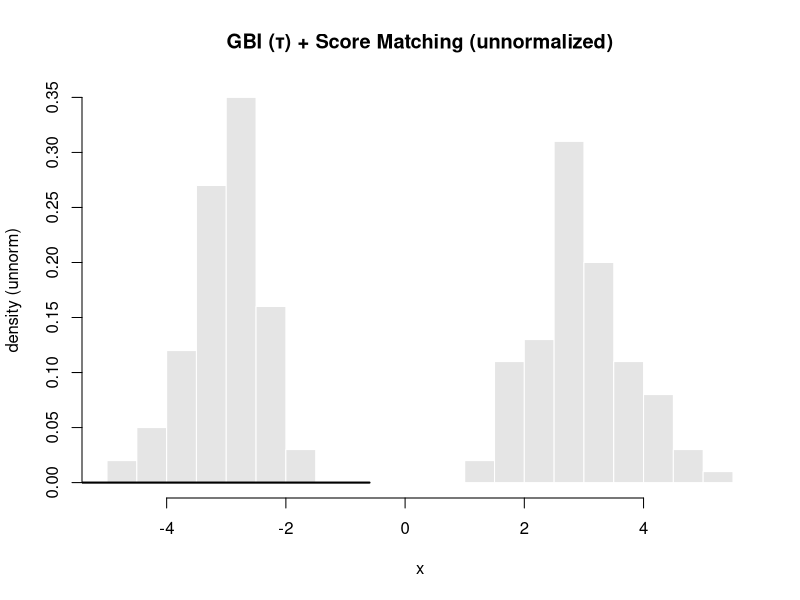

R code for this plot:
## ---- chunk 1
knitr::opts_chunk$set(
  echo = TRUE, message = FALSE, warning = FALSE, fig.width = 7, fig.height = 4.5
)
## ---- chunk 2
safe_chol <- function(M) {
  base <- mean(diag(M))
  eps  <- if (is.finite(base) && base > 0) 1e-10 * base else 1e-10
  for (k in 0:8) {
    out <- try(chol(M + diag(eps, nrow(M))), silent = TRUE)
    if (!inherits(out, "try-error")) return(out)
    eps <- eps * 10
  }
  stop("Cholesky failed. Matrix might be ill-conditioned.")
}

chol_solve <- function(L, B) {
  y <- forwardsolve(t(L), B, upper.tri = FALSE, transpose = FALSE)
  x <- backsolve(L, y, transpose = FALSE)
  x
}

logdet_from_chol <- function(L) 2 * sum(log(diag(L)))
## ---- chunk 3
rbf_kernel <- function(X, sigma) {
  D2 <- as.matrix(dist(X, method = "euclidean"))^2
  exp(- D2 / (2 * sigma^2))
}

grad_k_at <- function(x_t, X, sigma) {
  diff <- matrix(x_t, nrow = nrow(X), ncol = ncol(X), byrow = TRUE) - X
  r2   <- rowSums(diff^2)
  kvec <- exp(- r2 / (2 * sigma^2))
  Gcols <- - (diff / sigma^2) * kvec
  t(Gcols)
}

laplacian_k_at <- function(x_t, X, sigma) {
  d <- ncol(X)
  diff <- matrix(x_t, nrow = nrow(X), ncol = ncol(X), byrow = TRUE) - X
  r2 <- rowSums(diff^2)
  kvec <- exp(- r2 / (2 * sigma^2))
  (-d / sigma^2 + r2 / sigma^4) * kvec
}

# sigma-derivatives
dK_dsigma <- function(X, sigma, K_precomp = NULL) {
  if (is.null(K_precomp)) K_precomp <- rbf_kernel(X, sigma)
  D2 <- as.matrix(dist(X, method = "euclidean"))^2
  K_precomp * (D2 / sigma^3)
}

dgrad_k_dsigma_at <- function(x_t, X, sigma) {
  diff <- matrix(x_t, nrow = nrow(X), ncol = ncol(X), byrow = TRUE) - X
  r2   <- rowSums(diff^2)
  kvec <- exp(- r2 / (2 * sigma^2))
  factor <- (2 / sigma^3) - (r2 / sigma^5)
  Gsig_cols <- diff * (kvec * factor)
  t(Gsig_cols)
}

dlap_k_dsigma_at <- function(x_t, X, sigma) {
  d <- ncol(X)
  diff <- matrix(x_t, nrow = nrow(X), ncol = ncol(X), byrow = TRUE) - X
  r2 <- rowSums(diff^2)
  kvec <- exp(- r2 / (2 * sigma^2))
  kvec * ( (2*d)/sigma^3 - ((d+4)*r2)/sigma^5 + (r2^2)/sigma^7 )
}
## ---- chunk 4
build_mats <- function(X, sigma) {
  Tn <- nrow(X)
  K <- rbf_kernel(X, sigma)
  H <- matrix(0, Tn, Tn)
  b <- numeric(Tn)
  for (t in 1:Tn) {
    Gt <- grad_k_at(X[t, , drop = FALSE], X, sigma)
    H  <- H + crossprod(Gt)
    b  <- b + laplacian_k_at(X[t, , drop = FALSE], X, sigma)
  }
  H <- H / Tn
  list(K = K, H = H, b = b)
}

build_sigma_derivs <- function(X, sigma, K = NULL) {
  Tn <- nrow(X)
  if (is.null(K)) K <- rbf_kernel(X, sigma)
  dK <- dK_dsigma(X, sigma, K)
  dH <- matrix(0, Tn, Tn)
  db <- numeric(Tn)
  for (t in 1:Tn) {
    dGt <- dgrad_k_dsigma_at(X[t, , drop = FALSE], X, sigma)
    dH  <- dH + crossprod(dGt)
    db  <- db + dlap_k_dsigma_at(X[t, , drop = FALSE], X, sigma)
  }
  dH <- dH / Tn
  list(dK = dK, dH = dH, db = db)
}
## ---- chunk 5
elbo_gbi_value <- function(K, H, b, lambda, tau, epsilon) {
  Tn <- length(b)
  Q <- lambda * K + diag(epsilon, Tn)
  R <- tau * H + Q
  LQ <- safe_chol(Q)
  LR <- safe_chol(R)
  prior_term <- 0.5 * logdet_from_chol(LQ)
  post_term  <- -0.5 * logdet_from_chol(LR)
  Rinv_b <- chol_solve(LR, b)
  fit_term  <- 0.5 * (tau^2 / Tn^2) * as.numeric(crossprod(b, Rinv_b))
  prior_term + post_term + fit_term
}

# dL/dlambda: Q -> Q + dQ, R -> R + dQ, with dQ = K
grad_lambda_gbi <- function(K, H, b, lambda, tau, epsilon) {
  Tn <- length(b)
  Q <- lambda * K + diag(epsilon, Tn)
  R <- tau * H + Q
  LQ <- safe_chol(Q)
  LR <- safe_chol(R)

  XQ <- chol_solve(LQ, K)  # Q^{-1} K
  tr1 <- sum(diag(XQ))
  XR <- chol_solve(LR, K)  # R^{-1} K
  tr2 <- sum(diag(XR))

  Rinv_b <- chol_solve(LR, b)
  quad <- as.numeric(crossprod(Rinv_b, K %*% Rinv_b))

  0.5 * tr1 - 0.5 * tr2 - 0.5 * (tau^2 / Tn^2) * quad
}

# dL/dtau: R -> R + (d tau) H, and fit term has tau^2 factor
grad_tau_gbi <- function(K, H, b, lambda, tau, epsilon) {
  Tn <- length(b)
  Q <- lambda * K + diag(epsilon, Tn)
  R <- tau * H + Q
  LR <- safe_chol(R)

  XR <- chol_solve(LR, H)  # R^{-1} H
  tr_Rinv_H <- sum(diag(XR))

  Rinv_b <- chol_solve(LR, b)
  bRinvb <- as.numeric(crossprod(b, Rinv_b))
  quad_H  <- as.numeric(crossprod(Rinv_b, H %*% Rinv_b))

  # d/dtau [ -0.5 log|R| + 0.5 (tau^2/T^2) b^T R^{-1} b ]
  -0.5 * tr_Rinv_H + (tau / Tn^2) * bRinvb - 0.5 * (tau^2 / Tn^2) * quad_H
}

# dL/dsigma via dK, dH, db and dR = tau dH + dQ (with dQ = lambda dK)
grad_sigma_gbi <- function(K, H, b, lambda, tau, epsilon, dK, dH, db) {
  Tn <- length(b)
  Q <- lambda * K + diag(epsilon, Tn)
  R <- tau * H + Q
  LQ <- safe_chol(Q)
  LR <- safe_chol(R)

  dQ <- lambda * dK
  dR <- tau * dH + dQ

  XQ <- chol_solve(LQ, dQ)            # Q^{-1} dQ
  tr_Qinv_dQ <- sum(diag(XQ))
  XR <- chol_solve(LR, dR)            # R^{-1} dR
  tr_Rinv_dR <- sum(diag(XR))

  Rinv_b <- chol_solve(LR, b)
  term1  <- sum(db * Rinv_b)
  tmp    <- chol_solve(LR, dR %*% Rinv_b)
  term2  <- as.numeric(crossprod(b, tmp))

  0.5 * tr_Qinv_dQ - 0.5 * tr_Rinv_dR + (tau^2 / (2 * Tn^2)) * (2 * term1 - term2)
}
## ---- chunk 6
solve_posterior_gbi <- function(H, K, b, lambda, tau, epsilon, Tn) {
  Q <- lambda * K + diag(epsilon, Tn)
  R <- tau * H + Q
  LR <- safe_chol(R)
  Rinv_b <- chol_solve(LR, b)
  m <- - (tau / Tn) * Rinv_b
  list(m = m, cholR = LR)
}

predict_f <- function(fit, Xnew) {
  Xnew <- as.matrix(Xnew)
  if (isTRUE(fit$standardize)) {
    Xnew <- sweep(Xnew, 2, fit$x_center, "-")
    Xnew <- sweep(Xnew, 2, fit$x_scale,  "/")
  }
  Tn <- nrow(fit$X)
  out <- matrix(0, nrow(Xnew), Tn)
  for (i in 1:nrow(Xnew)) {
    diff <- sweep(fit$X, 2, Xnew[i, ], FUN = "-")
    r2 <- rowSums(diff^2)
    out[i, ] <- exp(- r2 / (2 * fit$sigma^2))
  }
  as.numeric(out %*% fit$m)
}

predict_unnorm_density <- function(fit, Xnew) exp(predict_f(fit, Xnew))
## ---- chunk 7
fit_gbi <- function(X,
                    sigma_init = NULL,
                    lambda_init = 1.0,
                    tau_init = 1.0,
                    epsilon = 1e-6,
                    max_iter = 200,
                    tol = 1e-4,
                    step_sigma = 0.2,
                    step_lambda = 0.2,
                    step_tau = 0.2,
                    verbose = TRUE,
                    standardize = TRUE,
                    sigma_clip_factor = c(0.2, 5.0),
                    lambda_bounds = c(1e-8, 1e6),
                    tau_bounds = c(1e-3, 1e3)) {
  X <- as.matrix(X)
  Tn <- nrow(X); d <- ncol(X)

  # standardize
  x_center <- rep(0, d); x_scale <- rep(1, d)
  if (standardize) {
    x_center <- colMeans(X)
    x_scale  <- apply(X, 2, sd)
    x_scale[x_scale == 0 | !is.finite(x_scale)] <- 1
    X <- scale(X, center = x_center, scale = x_scale)
  }

  # sigma bounds
  D <- as.matrix(dist(X))
  med_d <- median(D[D > 0]); if (!is.finite(med_d) || med_d <= 0) med_d <- 1
  smin <- sigma_clip_factor[1] * med_d
  smax <- sigma_clip_factor[2] * med_d

  sigma <- if (is.null(sigma_init)) med_d else sigma_init
  sigma <- min(max(sigma, smin), smax)
  lnsigma <- log(sigma)

  lambda <- min(max(lambda_init, lambda_bounds[1]), lambda_bounds[2])
  lnlambda <- log(lambda)

  tau <- min(max(tau_init, tau_bounds[1]), tau_bounds[2])
  lntau <- log(tau)

  mats <- build_mats(X, sigma)
  Lcur <- elbo_gbi_value(mats$K, mats$H, mats$b, lambda, tau, epsilon)
  if (verbose) cat(sprintf("[init] sigma=%.4g, lambda=%.4g, tau=%.4g, ELBO=%.6f\n",
                           sigma, lambda, tau, Lcur))

  for (it in 1:max_iter) {
    improved_any <- FALSE

    # lambda update
    gl <- grad_lambda_gbi(mats$K, mats$H, mats$b, lambda, tau, epsilon)
    g_theta <- lambda * gl
    if (!is.finite(g_theta)) g_theta <- 0
    step <- step_lambda
    for (ls in 1:20) {
      lambda_try <- exp(lnlambda + step * g_theta)
      lambda_try <- min(max(lambda_try, lambda_bounds[1]), lambda_bounds[2])
      Ltry <- elbo_gbi_value(mats$K, mats$H, mats$b, lambda_try, tau, epsilon)
      if (is.finite(Ltry) && Ltry >= Lcur - 1e-12) {
        lambda <- lambda_try; lnlambda <- log(lambda); Lcur <- Ltry
        improved_any <- TRUE; break
      } else step <- step / 2
    }

    # tau update
    gt <- grad_tau_gbi(mats$K, mats$H, mats$b, lambda, tau, epsilon)
    g_theta <- tau * gt
    if (!is.finite(g_theta)) g_theta <- 0
    step <- step_tau
    for (ls in 1:20) {
      tau_try <- exp(lntau + step * g_theta)
      tau_try <- min(max(tau_try, tau_bounds[1]), tau_bounds[2])
      Ltry <- elbo_gbi_value(mats$K, mats$H, mats$b, lambda, tau_try, epsilon)
      if (is.finite(Ltry) && Ltry >= Lcur - 1e-12) {
        tau <- tau_try; lntau <- log(tau); Lcur <- Ltry
        improved_any <- TRUE; break
      } else step <- step / 2
    }

    # sigma update
    ders <- build_sigma_derivs(X, sigma, K = mats$K)
    gs <- grad_sigma_gbi(mats$K, mats$H, mats$b, lambda, tau, epsilon,
                         ders$dK, ders$dH, ders$db)
    g_theta <- sigma * gs
    if (!is.finite(g_theta)) g_theta <- 0
    step <- step_sigma
    for (ls in 1:20) {
      sigma_try <- exp(lnsigma + step * g_theta)
      sigma_try <- min(max(sigma_try, smin), smax)
      mats_try <- build_mats(X, sigma_try)
      Ltry <- elbo_gbi_value(mats_try$K, mats_try$H, mats_try$b, lambda, tau, epsilon)
      if (is.finite(Ltry) && Ltry >= Lcur - 1e-12) {
        sigma <- sigma_try; lnsigma <- log(sigma)
        mats <- mats_try;   Lcur <- Ltry
        improved_any <- TRUE; break
      } else step <- step / 2
    }

    if (verbose) cat(sprintf("[iter %03d] sigma=%.6g, lambda=%.6g, tau=%.6g, ELBO=%.6f\n",
                             it, sigma, lambda, tau, Lcur))

    if (!improved_any || (step_sigma * abs(g_theta) < tol)) break
  }

  post <- solve_posterior_gbi(mats$H, mats$K, mats$b, lambda, tau, epsilon, Tn)

  list(
    sigma = sigma, lambda = lambda, tau = tau, epsilon = epsilon, elbo = Lcur,
    m = post$m, H = mats$H, K = mats$K, b = mats$b,
    R_chol = post$cholR, X = X,
    standardize = standardize, x_center = x_center, x_scale = x_scale
  )
}
## ---- chunk 8
set.seed(42)
n <- 200
X <- c(rnorm(n/2, -3, 0.6), rnorm(n/2, 3, 0.9))
X <- matrix(X, ncol = 1)

fit <- fit_gbi(X,
               sigma_init = NULL,
               lambda_init = 1.0,
               tau_init = 1.0,
               epsilon = 1e-6,
               max_iter = 200,
               tol = 1e-5,
               verbose = TRUE,
               standardize = TRUE)

cat("\n--- Fitted (GBI) hyperparameters ---\n")
print(list(sigma = fit$sigma, lambda = fit$lambda, tau = fit$tau, ELBO = fit$elbo))

xs <- seq(min(X) - 3, max(X) + 3, length.out = 400)
dens_u <- predict_unnorm_density(fit, xs)

op <- par(no.readonly = TRUE); on.exit(par(op))
hist(X, breaks = 30, freq = FALSE,
     main = "GBI (τ) + Score Matching (unnormalized)",
     xlab = "x", ylab = "density (unnorm)",
     col = "grey90", border = "white")
lines(xs,
      dens_u / max(dens_u) * max(hist(X, breaks = 30, plot = FALSE)$density),
      lwd = 2)
